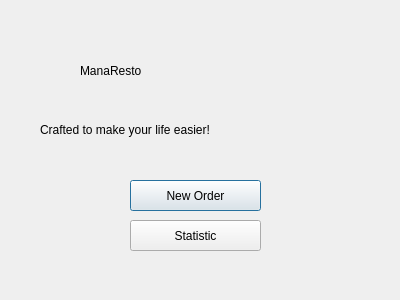
<?xml version="1.0" encoding="UTF-8"?>
<ui version="4.0">
 <class>StartWindow</class>
 <widget class="QDialog" name="StartWindow">
  <property name="geometry">
   <rect>
    <x>0</x>
    <y>0</y>
    <width>400</width>
    <height>300</height>
   </rect>
  </property>
  <property name="windowTitle">
   <string>ManaResto Solution</string>
  </property>
  <property name="styleSheet">
   <string notr="true"/>
  </property>
  <widget class="QPushButton" name="pushButton">
   <property name="geometry">
    <rect>
     <x>130</x>
     <y>180</y>
     <width>131</width>
     <height>31</height>
    </rect>
   </property>
   <property name="text">
    <string>New Order</string>
   </property>
   <property name="checkable">
    <bool>false</bool>
   </property>
  </widget>
  <widget class="QPushButton" name="pushButton_2">
   <property name="geometry">
    <rect>
     <x>130</x>
     <y>220</y>
     <width>131</width>
     <height>31</height>
    </rect>
   </property>
   <property name="text">
    <string>Statistic</string>
   </property>
  </widget>
  <widget class="QLabel" name="label">
   <property name="geometry">
    <rect>
     <x>80</x>
     <y>50</y>
     <width>251</width>
     <height>41</height>
    </rect>
   </property>
   <property name="styleSheet">
    <string notr="true">font: 75 36pt &quot;Comic Sans MS&quot;;</string>
   </property>
   <property name="text">
    <string>ManaResto</string>
   </property>
  </widget>
  <widget class="QLabel" name="label_2">
   <property name="geometry">
    <rect>
     <x>40</x>
     <y>120</y>
     <width>331</width>
     <height>20</height>
    </rect>
   </property>
   <property name="styleSheet">
    <string notr="true">font: 16pt &quot;Comic Sans MS&quot;;</string>
   </property>
   <property name="text">
    <string>Crafted to make your life easier!</string>
   </property>
  </widget>
 </widget>
 <resources/>
 <connections/>
</ui>
